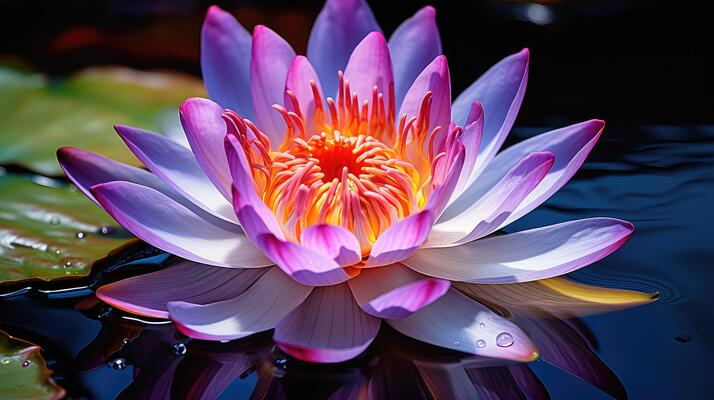
#> input picture lecture-2/lotus.jpeg, 714 x 400 px
$ jupyter execute day2.ipynb
#> lines starting #> are read from the running program, lines starting #| are printed output that depends on the picture
[cell 1]
# importing important libraries

import cv2
import numpy as np
import matplotlib.pyplot as plt

[cell 2]
# defining a kernel using numpy

first_kernel = np.array([
    [1,1,1],
    [1,1,1],
    [1,1,1]
])

print(first_kernel)
print(first_kernel[0][0])

[cell 3]
# making a convolution operation by hand
# to make it simple just make one for 3x3 * 3x3
kernel1 = np.array([
    [0,-1,0],
    [-1,5,-1],
    [0,-1,0]
])

image1= np.array([
    [2,2,2],
    [2,3,2],
    [2,2,2]
])

image2= np.array([
    [2,2,2],
    [2,1,2],
    [2,2,2]
])

def convolute(image,kernel):
    output=0
    for i in range(3):
        for j in range(3):
            output+=(image[i][j])*(kernel[i][j])
    print(output)

convolute(image1,kernel1)

[cell 4]
# trying convoluting on a local image

my_image=cv2.imread(r"lotus.jpeg")
#> my_image is the input picture: shape (400, 714, 3); mean B, G, R 91.4, 67.8, 90.8
kernel = np.ones((5,5), np.float32) / 25

filtered = cv2.filter2D(
    my_image, # our image matrix
    -1,
    kernel
)
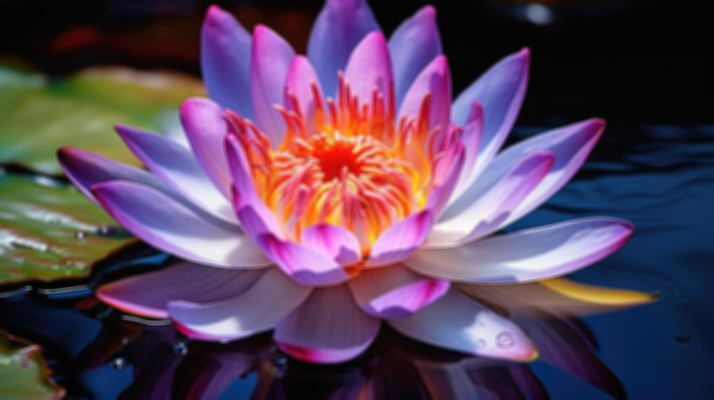
#> filtered: shape (400, 714, 3); mean B, G, R 91.4, 67.8, 90.8
# print(kernel)
cv2.imshow("Our First Convolution",filtered)
cv2.waitKey(5000)
cv2.destroyAllWindows()

[cell 5]
# mean blur
# compare different kernel sizes

[cell 6]
# gaussian blur
gaussian = cv2.GaussianBlur(
    my_image,
    (5,5),
    0
)
cv2.imshow("Gaussian ",gaussian)
cv2.waitKey(5000)
cv2.destroyAllWindows()

[cell 7]
# sharpen edges

sharpen_kernel = np.array([
    [0,-1,0],
    [-1,5,-1],
    [0,-1,0]
])
sharpen = cv2.filter2D(
    my_image,
    -1,
    sharpen_kernel
)
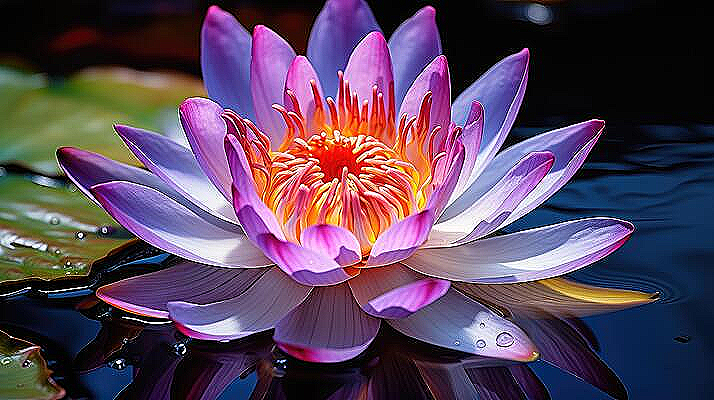
#> sharpen: shape (400, 714, 3); mean B, G, R 91.5, 69.1, 90
cv2.imshow("Sharp edges ",sharpen)
cv2.waitKey(5000)
cv2.destroyAllWindows()

[cell 8]
edge_kernel = np.array([
    [-1,-1,-1],
    [-1,8,-1],
    [-1,-1,-1]
])

edge = cv2.filter2D(
    sharpen, # our image matrix
    -1,
    edge_kernel
)
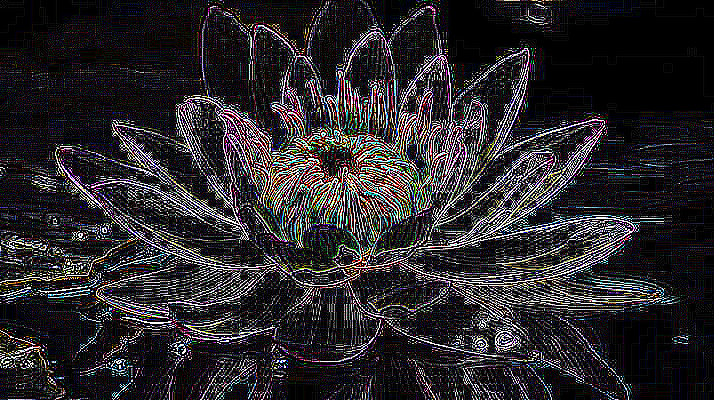
#> edge: shape (400, 714, 3); mean B, G, R 41.7, 39.3, 41.5
cv2.imshow("Edge Detection ",edge)
cv2.waitKey(5000)
cv2.destroyAllWindows()

[cell 9]
kernel = np.ones((3,3), np.float32) / 9
sample=my_image
for i in range(10):
    sample= cv2.filter2D(sample,-1,kernel)
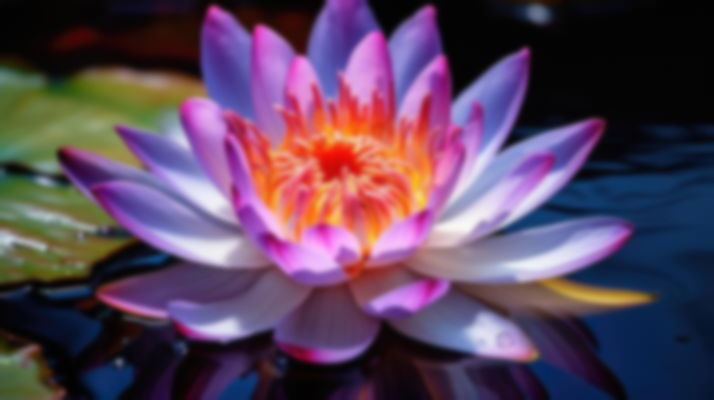
#> sample: shape (400, 714, 3); mean B, G, R 91.4, 67.8, 90.8
cv2.imshow("10 times Mean",sample)
cv2.imshow("Gaussian ",gaussian)
cv2.waitKey(5000)
cv2.destroyAllWindows()
